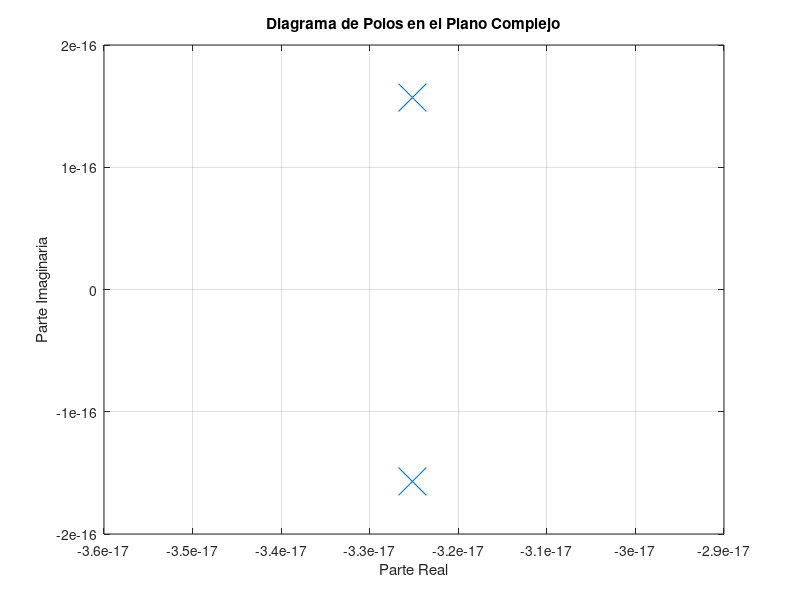

This figure's MATLAB source:
A = [1 1;-1 -1]
polinomio = poly(A)

coeff = polinomio; % Coeficientes del polinomio en orden descendente de potencias de s
roots_of_polynomial = roots(coeff) % Calcula las raíces del polinomio

% Grafica las raíces en el plano complejo
figure;
plot(real(roots_of_polynomial), imag(roots_of_polynomial), 'x','MarkerSize',20);
xlabel('Parte Real');
ylabel('Parte Imaginaria');
title('Diagrama de Polos en el Plano Complejo');
grid on;

% Verifica la estabilidad
if any(real(roots_of_polynomial) > 0)
    disp('El sistema es inestable.');
else
    disp('El sistema es estable.');
end